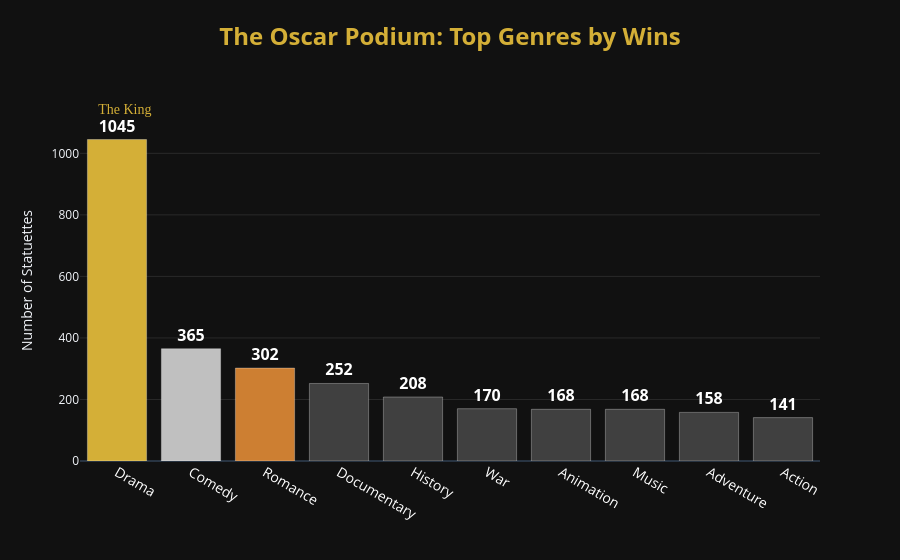

Here is the notebook cell this chart was saved with:
### Markdown cell above
### Chart

### Code cell
import plotly.express as px

fig = px.bar(
    top_genre_oscar,
    x="genre",
    y="oscar_wins",
    text_auto=True,
    custom_data=["genre", "oscar_wins", "win_share", "top_movies_str"]
)

fig.update_traces(
    marker_color=top_genre_oscar["color_hex"],

    textfont_size=16,
    textfont_weight="bold",
    textposition="outside",
    textfont_color="white",
    cliponaxis=False,

    marker_line_color='rgba(255, 255, 255, 0.3)',
    marker_line_width=1,

    # TOOLTIP
    hovertemplate=(
        "<b>%{customdata[0]}</b><br>"
        "🏆 Wins: %{customdata[1]}<br>"
        "📊 Share: %{customdata[2]:.1f}%<br>"
        "<br><b>Most Awarded Movies:</b>"
        "%{customdata[3]}"
        "<extra></extra>"
    )
)

fig.update_layout(
    title={
        'text': "<b>The Oscar Podium: Top Genres by Wins</b>",
        'y': 0.95, 'x': 0.5, 'xanchor': 'center', 'yanchor': 'top',
        'font': dict(size=24, color='#D4AF37')
    },
    xaxis_title="",
    yaxis_title="Number of Statuettes",
    template="plotly_dark",

    xaxis=dict(
        showgrid=False,
        tickfont=dict(size=14, color='white')
    ),
    yaxis=dict(
        showgrid=True,
        gridcolor='rgba(255, 255, 255, 0.1)',
        showticklabels=True
    ),
    margin=dict(t=100)
)

# Annotation "The King"
top_genre = top_genre_oscar.iloc[0]
fig.add_annotation(
    x=top_genre['genre'],
    y=top_genre['oscar_wins'],
    text="👑 The King",
    showarrow=False,
    yshift=30,
    font=dict(color="#D4AF37", size=14, family="Arial Black")
)

fig.show()

### Figure 1 — Plotly figure (JSON) as saved in the notebook; plotly's stock layout.template omitted (floating-point values rounded to 4 significant figures)
{"data": [{"customdata": [["Drama", 1045, 28.1, "<br>   • West Side Story<br>   • The English Patient<br>   • The Last Emperor"], ["Comedy", 365, 9.814, "<br>   • My Fair Lady<br>   • Going My Way<br>   • The Sting"], ["Romance", 302, 8.12, "<br>   • The English Patient<br>   • On the Waterfront<br>   • Slumdog Millionaire"], ["Documentary", 252, 6.776, "<br>   • Gigi<br>   • Hugo<br>   • American Beauty"], ["History", 208, 5.593, "<br>   • The Last Emperor<br>   • Gandhi<br>   • The Bridge on the River Kwai"], ["War", 170, 4.571, "<br>   • The English Patient<br>   • The Bridge on the River Kwai<br>   • Patton"], ["Animation", 168, 4.517, "<br>   • Ben-Hur<br>   • Around the World in 80 Days<br>   • The Sound of Music"], ["Music", 168, 4.517, "<br>   • Amadeus<br>   • Going My Way<br>   • La La Land"], ["Adventure", 158, 4.248, "<br>   • The Lord of the Rings: The Return of the King<br>   • Lawrence of Arabia<br>   • Dances with Wolves"], ["Action", 141, 3.791, "<br>   • The Lord of the Rings: The Return of the King<br>   • Everything Everywhere All at Once<br>   • Mad Max: Fury Road"]], "hovertemplate": "<b>%{customdata[0]}</b><br>🏆 Wins: %{customdata[1]}<br>📊 Share: %{customdata[2]:.1f}%<br><br><b>Most Awarded Movies:</b>%{customdata[3]}<extra></extra>", "legendgroup": "", "marker": {"color": ["#D4AF37", "#C0C0C0", "#CD7F32", "#404040", "#404040", "#404040", "#404040", "#404040", "#404040", "#404040"], "pattern": {"shape": ""}, "line": {"color": "rgba(255, 255, 255, 0.3)", "width": 1}}, "name": "", "orientation": "v", "showlegend": false, "textposition": "outside", "texttemplate": "%{y}", "x": ["Drama", "Comedy", "Romance", "Documentary", "History", "War", "Animation", "Music", "Adventure", "Action"], "xaxis": "x", "y": [1045, 365, 302, 252, 208, 170, 168, 168, 158, 141], "yaxis": "y", "type": "bar", "textfont": {"color": "white", "size": 16, "weight": "bold"}, "cliponaxis": false}], "layout": {"xaxis": {"anchor": "y", "domain": [0.0, 1.0], "title": {"text": ""}, "tickfont": {"size": 14, "color": "white"}, "showgrid": false}, "yaxis": {"anchor": "x", "domain": [0.0, 1.0], "title": {"text": "Number of Statuettes"}, "showgrid": true, "gridcolor": "rgba(255, 255, 255, 0.1)", "showticklabels": true}, "legend": {"tracegroupgap": 0}, "margin": {"t": 100}, "barmode": "relative", "title": {"font": {"size": 24, "color": "#D4AF37"}, "text": "<b>The Oscar Podium: Top Genres by Wins</b>", "y": 0.95, "x": 0.5, "xanchor": "center", "yanchor": "top"}, "annotations": [{"font": {"color": "#D4AF37", "family": "Arial Black", "size": 14}, "showarrow": false, "text": "👑 The King", "x": "Drama", "y": 1045, "yshift": 30}]}}
